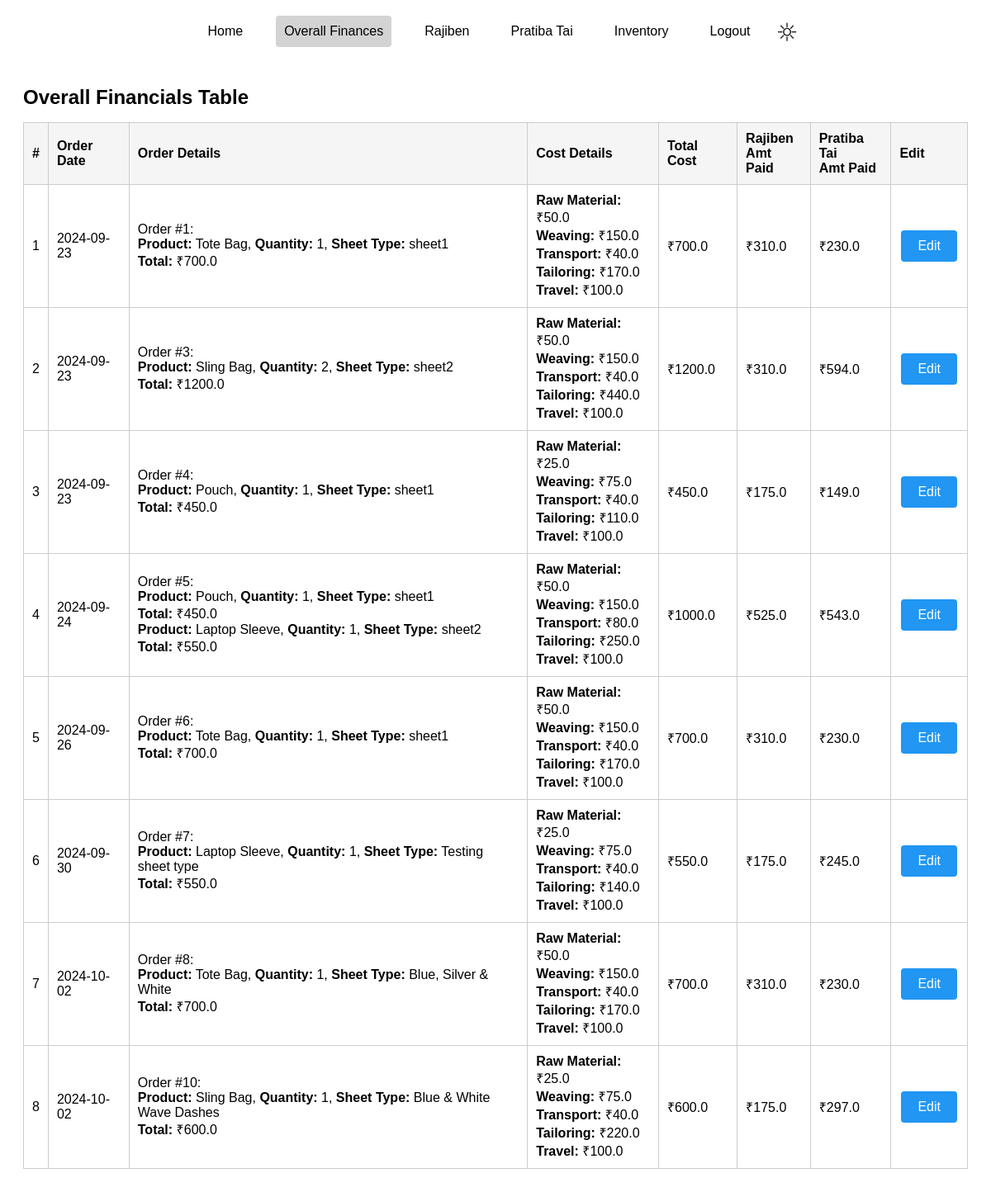
/overall_financials (signed in), run on the app's committed database.
### models.py (models this page shows)
class Order(db.Model):
    id=db.Column(db.Integer,primary_key=True)
    date=db.Column(db.Date,nullable=False)
    total_cost=db.Column(db.Float,nullable=False)
    notes=db.Column(db.String(256))
    payment_made_by=db.Column(db.String,nullable=False)
    status=db.Column(db.String,default="order placed")
    user_id=db.Column(db.Integer,db.ForeignKey("user.id"),nullable=False)
    products=db.relationship("Product",backref="order",lazy=True,cascade='all,delete-orphan')
    cost=db.relationship("Cost",backref="order",uselist=False,lazy=True,cascade='all,delete-orphan')

class Product(db.Model):
    id=db.Column(db.Integer,primary_key=True)
    sheet_type=db.Column(db.String,nullable=False)
    quantity=db.Column(db.Integer,default=1)
    price=db.Column(db.Float,nullable=False)
    total_price=db.Column(db.Float,nullable=False)
    order_id=db.Column(db.Integer,db.ForeignKey("order.id"),nullable=False)
    product_id = db.Column(db.Integer,db.ForeignKey("product_type.id"),nullable=False)

class Product_type(db.Model):
    id=db.Column(db.Integer,primary_key=True)
    product_name=db.Column(db.String,nullable=False,unique=True)
    product_price=db.Column(db.Float,nullable=False)
    product_dimension=db.Column(db.String,nullable=False)
    prods=db.relationship("Product",backref="product_type",lazy=True,cascade='all,delete-orphan')
    inventory = db.relationship('Inventory', backref='product_type',lazy=True,cascade='all,delete-orphan')

class Cost(db.Model):
    id=db.Column(db.Integer,primary_key=True)
    raw_material_cost=db.Column(db.Float,nullable=False)
    weaving_cost=db.Column(db.Float,nullable=False)
    transport_cost=db.Column(db.Float,nullable=False)
    tailoring_cost=db.Column(db.Float,nullable=False)
    rajiben_profit=db.Column(db.Float,nullable=False)
    pratibatai_profit=db.Column(db.Float,nullable=False)
    travels=db.Column(db.Float,nullable=False)
    total_cost=db.Column(db.Float,nullable=False)
    order_id=db.Column(db.Integer,db.ForeignKey("order.id"),nullable=False)
    rajiben=db.relationship("Rajiben",uselist=False, backref="cost", lazy=True, cascade='all,delete-orphan')
    pratibatai=db.relationship("Pratibatai",uselist=False, backref="cost", lazy=True, cascade='all,delete-orphan')

class Rajiben(db.Model):
    id=db.Column(db.Integer,primary_key=True)
    cumulative_cost=db.Column(db.Float,nullable=False)
    cumulative_profit=db.Column(db.Float,nullable=False)
    cost_id=db.Column(db.Integer,db.ForeignKey("cost.id"),nullable=False)

class Pratibatai(db.Model):
    id=db.Column(db.Integer,primary_key=True)
    cumulative_cost=db.Column(db.Float,nullable=False)
    cumulative_profit=db.Column(db.Float,nullable=False)
    cost_id=db.Column(db.Integer,db.ForeignKey("cost.id"),nullable=False)

### routes.py (the view)
@app.route('/overall_financials')
@check_admin
def overall_financials():
    orders = Order.query.all()
    return render_template('overall_financials.html', orders=orders)

### routes.py (called while the page is built)
def check_admin(func):
    @wraps(func) #to avoid the server throwing an error for not having unique functions;   func-placeholder for the function passed (eg. profile(), login(), etc.)
    def wrapper(*args, **kwargs): #pack and unpacking of : args- positional arguments ; kwargs- keyword arguments
        if 'username' not in session:
            flash("You need to login first",category="danger")
            return redirect(url_for('login'))
        user=User.query.filter_by(username=session['username']).first()
        if not user:
            session.pop('username')
            return redirect(url_for('login'))
        if not user.is_admin:
            flash("You are not authorized to visit this page",category="danger")
            return redirect(url_for('home'))
        return func(*args, **kwargs)
    return wrapper

### templates/overall_financials.html (shortened to what this page needs)
<!DOCTYPE html>
<head>
    <link rel="stylesheet" href="{{ url_for('static', filename='style.css') }}">
</head>
<body>
    <nav>
        <div class="nav-links">
            <a href="{{ url_for('dashboard') }}">Home</a>
            <a href="{{ url_for('overall_financials') }}" class="active">Overall Finances</a>
            <a href="{{ url_for('rajiben') }}">Rajiben</a>
            <a href="{{ url_for('pratiba') }}">Pratiba Tai</a>
            <a href="{{ url_for('inventory') }}">Inventory</a>
            <a href="{{ url_for('logout') }}">Logout</a>
            <div class="dark-mode-toggle">
                <label class="switch">
                    <span class="slider round"></span>
                </label>
            </div>
        </div>
    </nav>
    <main>
        <h1>Overall Financials Table</h1>
        <table class="overall-financials-table">
            <thead>
                <tr>
                    <th>#</th>
                    <th>Order Date</th>
                    <th>Order Details</th>
                    <th>Cost Details</th>
                    <th>Total Cost</th>
                    <th>Rajiben <br>
                        Amt Paid
                    </th>
                    <th>Pratiba Tai <br>
                        Amt Paid
                    </th>
                    <th>Edit</th>
                </tr>
            </thead>
            <tbody>
                {% for order in orders %}
                <tr>
                    <td>{{ loop.index }}</td>
                    <td>{{ order.date.strftime('%Y-%m-%d') }}</td>
                    <td>
                        Order #{{ order.id }}:
                        {% for product in order.products %}
                            <br><strong>Product:</strong> {{ product.product_type.product_name }},
                            <strong>Quantity:</strong> {{ product.quantity }},
                            <strong>Sheet Type:</strong> {{ product.sheet_type }} <br>
                            <strong>Total:</strong> ₹{{ product.total_price }}
                        {% endfor %}
                    </td>
                    <td>
                        <strong>Raw Material:</strong> ₹{{ order.cost.raw_material_cost }} <br>
                        <strong>Weaving:</strong> ₹{{ order.cost.weaving_cost }} <br>
                        <strong>Transport:</strong> ₹{{ order.cost.transport_cost }} <br>
                        <strong>Tailoring:</strong> ₹{{ order.cost.tailoring_cost }} <br>
                        <strong>Travel:</strong> ₹{{ order.cost.travels }}
                    </td>
                    <td>₹{{ order.cost.total_cost }}</td>
                    <td>₹{{ order.cost.rajiben.cumulative_cost }}</td>
                    <td>₹{{ order.cost.pratibatai.cumulative_cost }}</td>
                    <td>
                        <a href="{{ url_for('edit_financials', order_id=order.id) }}"><button class="edit-button">Edit</button></a>
                    </td>
                </tr>
                {% endfor %}
            </tbody>
        </table>
    </main>
</body>

### static/style.css (style rules this page uses)
body { font-family: Arial, sans-serif; transition: background-color 0.2s; }
nav { padding: 10px; }
.nav-links { display: flex; justify-content: center; align-items: center; flex-grow: 1; }
.nav-links a { margin: 0 15px; text-decoration: none; color: black; padding: 10px; border-radius: 4px; }
.nav-links a.active { background-color: lightgray; }
main { padding: 20px; }
h1 { font-size: 24px; font-weight: bold; }
table { width: 100%; border-collapse: collapse; }
table, th, td { border: 1px solid #ccc; }
th, td { padding: 10px; text-align: left; }
th { background-color: #f5f5f5; }
.switch { position: relative; display: inline-block; width: 40px; height: 40px; }
.slider { position: absolute; cursor: pointer; top: 0; left: 0; right: 0; bottom: 0; background-size: cover; background-repeat: no-repeat; background-position: center; transition: 0.2s; }
input:not(:checked)+.slider { background-image: url('images/sun.png'); background-size: 35px 35px; }
.open-button, .edit-button, .delete-button { color: white; border: none; padding: 10px 20px; text-align: center; display: inline-block; font-size: 16px; margin: 4px 2px; cursor: pointer; border-radius: 4px; }
.edit-button { background-color: #2196F3; }

### data on the page
Order: date "2024-09-23", id "1", cost.raw_material_cost "50.0", cost.weaving_cost "150.0", cost.transport_cost "40.0", cost.tailoring_cost "170.0", cost.travels "100.0", cost.total_cost "700.0", cost.rajiben.cumulative_cost "310.0", cost.pratibatai.cumulative_cost "230.0"
Product: product_type.product_name "Tote Bag", quantity "1", sheet_type "sheet1", total_price "700.0"
Order: date "2024-09-23", id "3", cost.raw_material_cost "50.0", cost.weaving_cost "150.0", cost.transport_cost "40.0", cost.tailoring_cost "440.0", cost.travels "100.0", cost.total_cost "1200.0", cost.rajiben.cumulative_cost "310.0", cost.pratibatai.cumulative_cost "594.0"
Product: product_type.product_name "Sling Bag", quantity "2", sheet_type "sheet2", total_price "1200.0"
Order: date "2024-09-23", id "4", cost.raw_material_cost "25.0", cost.weaving_cost "75.0", cost.transport_cost "40.0", cost.tailoring_cost "110.0", cost.travels "100.0", cost.total_cost "450.0", cost.rajiben.cumulative_cost "175.0", cost.pratibatai.cumulative_cost "149.0"
Product: product_type.product_name "Pouch", quantity "1", sheet_type "sheet1", total_price "450.0"
Order: date "2024-09-24", id "5", cost.raw_material_cost "50.0", cost.weaving_cost "150.0", cost.transport_cost "80.0", cost.tailoring_cost "250.0", cost.travels "100.0", cost.total_cost "1000.0", cost.rajiben.cumulative_cost "525.0", cost.pratibatai.cumulative_cost "543.0"
Product: product_type.product_name "Pouch", quantity "1", sheet_type "sheet1", total_price "450.0"
Product: product_type.product_name "Laptop Sleeve", quantity "1", sheet_type "sheet2", total_price "550.0"
Order: date "2024-09-26", id "6", cost.raw_material_cost "50.0", cost.weaving_cost "150.0", cost.transport_cost "40.0", cost.tailoring_cost "170.0", cost.travels "100.0", cost.total_cost "700.0", cost.rajiben.cumulative_cost "310.0", cost.pratibatai.cumulative_cost "230.0"
Product: product_type.product_name "Tote Bag", quantity "1", sheet_type "sheet1", total_price "700.0"
Order: date "2024-09-30", id "7", cost.raw_material_cost "25.0", cost.weaving_cost "75.0", cost.transport_cost "40.0", cost.tailoring_cost "140.0", cost.travels "100.0", cost.total_cost "550.0", cost.rajiben.cumulative_cost "175.0", cost.pratibatai.cumulative_cost "245.0"
Product: product_type.product_name "Laptop Sleeve", quantity "1", sheet_type "Testing sheet type", total_price "550.0"
Order: date "2024-10-02", id "8", cost.raw_material_cost "50.0", cost.weaving_cost "150.0", cost.transport_cost "40.0", cost.tailoring_cost "170.0", cost.travels "100.0", cost.total_cost "700.0", cost.rajiben.cumulative_cost "310.0", cost.pratibatai.cumulative_cost "230.0"
Product: product_type.product_name "Tote Bag", quantity "1", sheet_type "Blue, Silver & White", total_price "700.0"
Order: date "2024-10-02", id "10", cost.raw_material_cost "25.0", cost.weaving_cost "75.0", cost.transport_cost "40.0", cost.tailoring_cost "220.0", cost.travels "100.0", cost.total_cost "600.0", cost.rajiben.cumulative_cost "175.0", cost.pratibatai.cumulative_cost "297.0"
Product: product_type.product_name "Sling Bag", quantity "1", sheet_type "Blue & White Wave Dashes", total_price "600.0"
